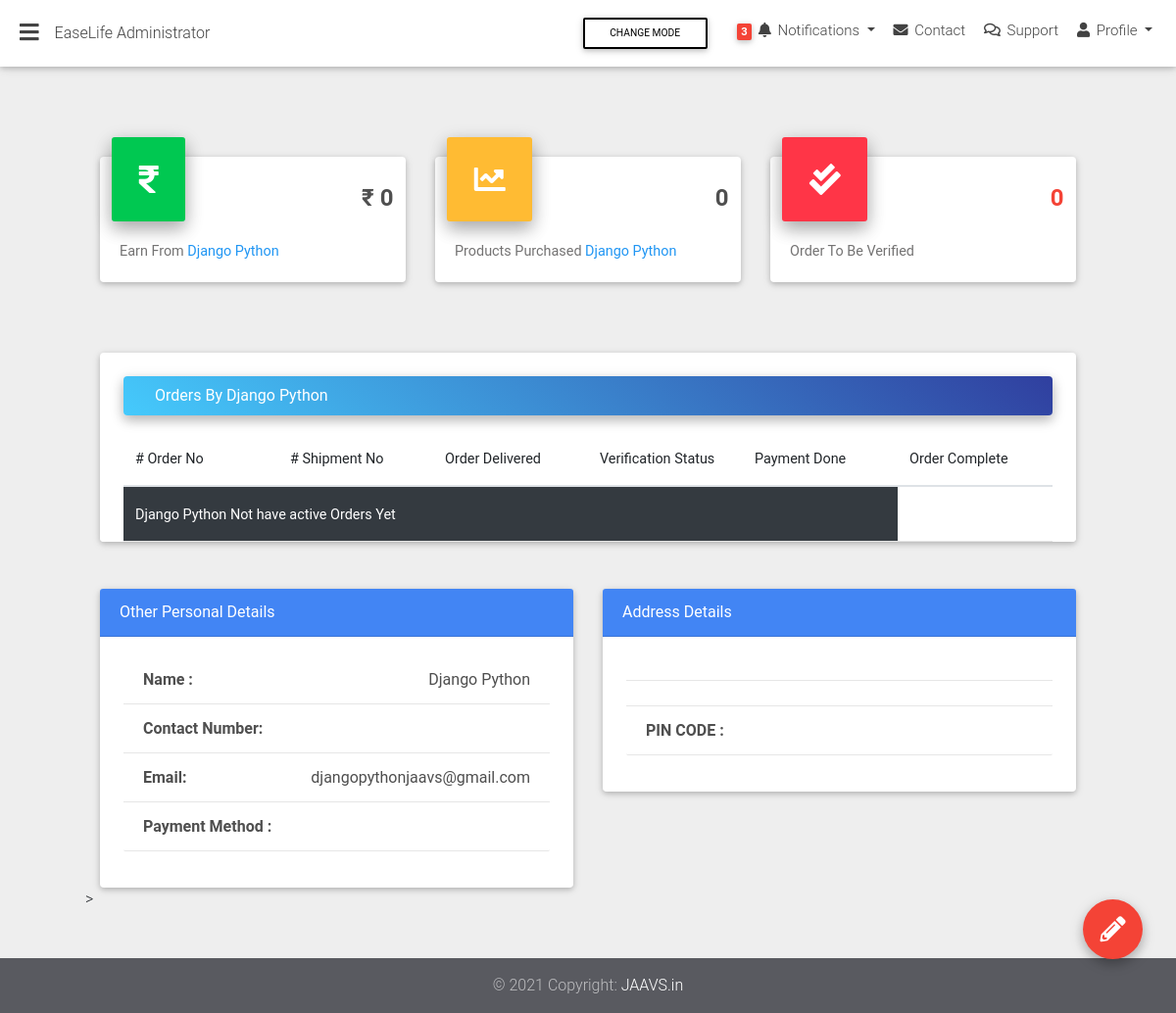
The page /easylife-admin/user-details/7/ on the database as committed earlier.
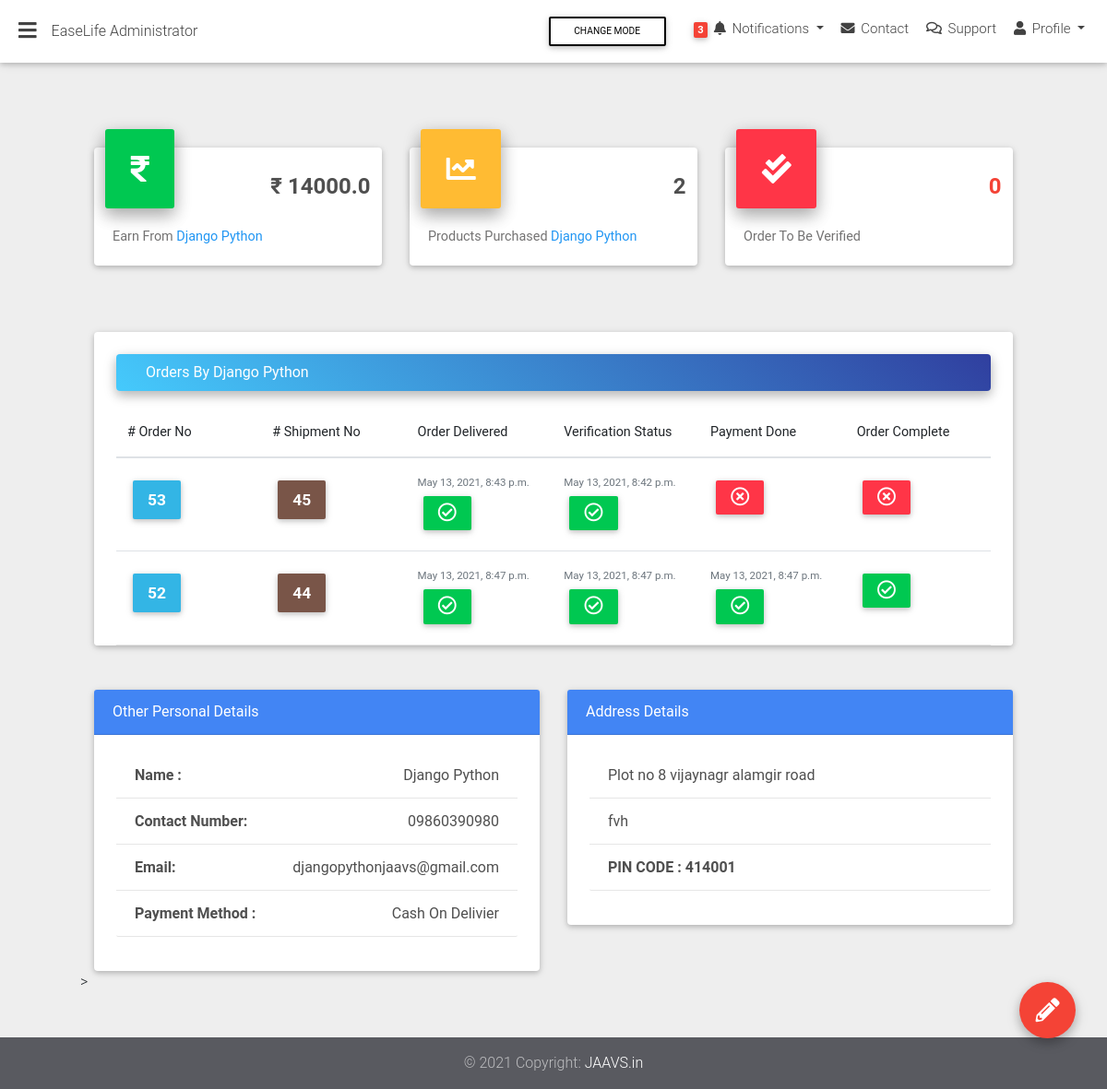
The same page on the database as committed later.
### base/models.py (models this page shows, shortened)
class ShippmentOrder(models.Model):
    user=models.ForeignKey(settings.AUTH_USER_MODEL,on_delete=models.CASCADE)
    order=models.ForeignKey('Order',on_delete=models.CASCADE)
    verify_order = models.BooleanField(default=False,blank=True)
    verify_done_date= models.DateTimeField(blank=True,null=True)
    delivered= models.BooleanField(default=False,blank=True)
    delivered_done_date= models.DateTimeField(blank=True,null=True)
    payment_done=models.BooleanField(default=False,blank=True)
    payment_done_date= models.DateTimeField(blank=True,null=True)
    report_spam=models.BooleanField(default=False,blank=True)
    description=models.TextField(max_length=250,blank=True)
    class Meta:
        verbose_name = "ShippmentOrder"
        verbose_name_plural = "ShippmentOrders"

class Order(models.Model):
    user = models.ForeignKey(settings.AUTH_USER_MODEL,on_delete=models.CASCADE)
    items =models.ManyToManyField(OrderItem)
    ordered = models.BooleanField(default=False)
    start_date =models.DateTimeField(auto_now_add=True)
    ordered_date = models.DateTimeField()
    billing_address=models.ForeignKey('BillingAddress',on_delete=models.SET_NULL,blank=True,null=True)
    def get_total(self):
        total=0
        for order_item in self.items.all():
            total +=order_item.get_final_price()
        return total

class BillingAddress(models.Model):
    user=models.ForeignKey(settings.AUTH_USER_MODEL,on_delete=models.CASCADE)
    city=models.CharField(max_length=20)
    phone_number=models.CharField(max_length=20)
    street_address=models.CharField(max_length=250)
    apartment_address=models.CharField(max_length=250)
    pin_code=models.CharField(max_length=10)
    payment_option = models.CharField(choices=PAYMENTS_CHOICES,max_length=1,default='S')
    class Meta:
        verbose_name = ("Billing Address")
        verbose_name_plural = ("Billing Adresss")

### easylife_admin/views.py (the view)
# urls.py: path('user-details/<pk>/', user_details, name='user_details'),
def user_details(request,pk):
	user=get_object_or_404(User,pk=pk)
	shippment_order_user= ShippmentOrder.objects.filter(user=user)
	earn_money=0
	item_purchased=0
	no_verified=ShippmentOrder.objects.filter(user=user,verify_order=False).count()
	for shippment_order in shippment_order_user.filter(verify_order=True,payment_done=True):
		earn_money+=shippment_order.order.get_total()
		item_purchased+=shippment_order.order.items.count()
	return render(request,'easylife_admin/user_detail_view.html',{
		'shippment_order_user':shippment_order_user[::-1],
		'user':user,'earn_money':earn_money,'item_purchased':item_purchased,'no_verified':no_verified,'last_order':shippment_order_user.last()})

### base/models.py (called while the page is built)
    def get_total_discount_price(self):
        return self.qauntity * self.item.discount_price

    def get_final_price(self):
        if self.item.discount_price:
            return self.get_total_discount_price()
        return self.get_total_item_price()

### templates/easylife_admin/user_detail_view.html (shortened to what this page needs)
{% extends "easylife_admin/admin_base.html" %}
{% load static %}
{% block content %}
    <div class="container-fluid">
      <section class="mt-md-4 pt-md-2 mb-5 pb-4">
        <div class="row">
          <div class="col-xl-4 col-md-6 mb-xl-0 mb-4">
            <div class="card card-cascade cascading-admin-card">
              <div class="admin-up">
                <i class="fas fa-rupee-sign success-color mr-3 z-depth-2"></i>
                <div class="data">
                  <h4 class="font-weight-bold dark-grey-text">₹ {{earn_money}}</h4>
                </div>
              </div>
              <div class="card-body card-body-cascade">
                <p class="card-text">Earn From <span class="blue-text">{{user.get_full_name}}</span></p>
              </div>
            </div>
          </div>
          <div class="col-xl-4 col-md-6 mb-xl-0 mb-4">
            <div class="card card-cascade cascading-admin-card">
              <div class="admin-up">
                <i class="fas fa-chart-line warning-color mr-3 z-depth-2"></i>
                <div class="data">
                  <h4 class="font-weight-bold dark-grey-text">{{item_purchased}}</h4>
                </div>
              </div>
              <div class="card-body card-body-cascade">
                <p class="card-text">Products Purchased <span class="blue-text">{{user.get_full_name}}</span></p>
              </div>
            </div>
          </div>
          <div class="col-xl-4 col-md-6 mb-md-0 mb-4">
            <div class="card card-cascade cascading-admin-card">
              <div class="admin-up">
                <i class="fas fa-check-double danger-color lighten-1 mr-3 z-depth-2"></i>
                <div class="data">
                  <h4 class="font-weight-bold danger-grey-text">
                    <span class="red-text">{{no_verified}}</span>
                  </h4>
                </div>
              </div>
              <div class="card-body card-body-cascade">
                <p class="card-text">Order To Be Verified</p>
              </div>
            </div>
          </div>
        </div>
      </section>
      <section class="mb-5">
        <div class="card card-cascade narrower">
          <section>
            <br>
            <div class="card card-cascade narrower z-depth-0">
              <div
                class="view view-cascade gradient-card-header blue-gradient narrower py-2 mx-4 mb-3 d-flex justify-content-between align-items-center">
                <a href="" class="white-text mx-3">Orders By {{ user.get_full_name }}</a>
              </div>
              <div class="px-4">
                <div class="table-responsive">
                  <table class="table table-hover mb-0">
                    <thead>
                      <tr>
                        <th class="th-lg"># Order No</th>
                        <th class="th-lg"># Shipment No</th>
                        <th class="th-lg">Order Delivered </th>
                        <th class="th-lg">Verification Status</th>
                        <th class="th-lg">Payment Done</th>
                        <th class="th-lg">Order Complete</th>
                      </tr>
                    </thead>
                    <tbody>
                      {% for row in shippment_order_user %}
                      <tr>
                        <td>
                       <a href="{% url 'easylife_admin:order-review' row.order.id row.id user.id %}" style="color:white">
                            <button type="button" class="btn btn-info btn-sm px-3">
                              <b style="font-size:170%">{{row.order.id}}</b>
                            </button>
                      </a>
                      </td>
                        <td>
                        <a href='{% url 'easylife_admin:order-review' row.order.id row.id user.id %}' style="color:white">
                            <button type="button" class="btn btn-brown waves-effect waves-light btn-sm px-3">
                              <b style="font-size:170%">{{row.id}}</b>
                            </button>
                      </a>
                      </td>
                        <td>
                                {% if  row.delivered %}
                                <p  class="fs-6 text-muted" style="font-size:80%;margin-bottom:0;">{{row.delivered_done_date}}</p>
                                  <button type="button" class="btn btn-success btn-sm px-3">
                                      <i class="far fa-check-circle fa-2x"></i>
                                      </button>
                                {% else %}
                                    <button type="button" class="btn btn-danger btn-sm px-3">
                                      <i class="far fa-times-circle fa-2x"></i>
                                    </button>
                                {% endif %}
                        </td>
                        <td>
                          {% if  row.verify_order %}
                          <p  class="fs-6 text-muted" style="font-size:80%;margin-bottom:0;">{{row.verify_done_date}}</p>
                          <button type="button" class="btn btn-success btn-sm px-3">
                              <i class="far fa-check-circle fa-2x"></i>
                            </button>
                          {% else %}
                                <button type="button" class="btn btn-danger btn-sm px-3">
                             <i class="far fa-times-circle fa-2x"></i>
                            </button>
                          {% endif %}
                      </td>
                        <td>
                         {% if  row.payment_done %}
                         <p  class="fs-6 text-muted" style="font-size:80%;margin-bottom:0;">{{row.payment_done_date}}</p>
                          <button type="button" class="btn btn-success btn-sm px-3">
                              <i class="far fa-check-circle fa-2x"></i>
                          {% else %}
                                <button type="button" class="btn btn-danger btn-sm px-3">
                             <i class="far fa-times-circle fa-2x"></i>
                            </button>
                          {% endif %}
                        </td>
                        <td>{% if  row.payment_done_date %}
                          <button type="button" class="btn btn-success btn-sm px-3">
                              <i class="far fa-check-circle fa-2x"></i>
                          {% else %}
                                <button type="button" class="btn btn-danger btn-sm px-3">
                             <i class="far fa-times-circle fa-2x"></i>
                          </button>
                          {% endif %}
                        </td>
                      </tr>
                      {% empty %}
                                   <tfoot class="table-dark">
                                      <tr>
                                        <th colspan="5">
                                          {{user.get_full_name}} Not have active Orders Yet
                                        </th>
                                      </tr>
                                    </tfoot>
                      {% endfor %}
                    </tbody>
                  </table>
                </div>
                <hr class="my-0">
              </div>
            </div>
          </section>
        </div>
      </section>
      <section class="mb-5">
        <div class="row">
          <div class="col-lg-6 col-md-12 mb-lg-0 mb-4">
            <div class="card">
              <div class="card-header white-text primary-color">
                Other  Personal Details
              </div>
              <div class="card-body text-center px-4 mb-3">
                <div class="list-group list-panel">
                  <span  class="list-group-item d-flex justify-content-between dark-grey-text">
                    <span class="float-left" style="font-weight: bold">Name :</span>{{user.get_full_name}}
                  </span>
                  <span  class="list-group-item d-flex justify-content-between dark-grey-text">
                    <span class="float-left" style="font-weight: bold">Contact Number:</span>{{last_order.order.billing_address.phone_number}}
                  </span>
                  <span  class="list-group-item d-flex justify-content-between dark-grey-text">
                    <span class="float-left" style="font-weight: bold">Email:</span>{{user.email}}
                  </span>
                  <span  class="list-group-item d-flex justify-content-between dark-grey-text">
                    <span class="float-left" style="font-weight: bold">Payment Method :</span>{{last_order.order.billing_address.get_payment_option_display}}
                  </span>
                </div>
              </div>
            </div>
          </div>
          <div class="col-lg-6 col-md-12 mb-lg-0 mb-4">
            <div class="card">
              <div class="card-header white-text primary-color">
                Address Details
              </div>
              <div class="card-body text-center px-4 mb-3">
                <div class="list-group list-panel">
                  <span  class="list-group-item d-flex justify-content-between dark-grey-text">
                    {{last_order.order.billing_address.street_address}}
                  </span>
                     <span  class="list-group-item d-flex justify-content-between dark-grey-text">
                    {{last_order.order.billing_address.apartment_address}}
                  </span>
                    <span  class="list-group-item d-flex justify-content-between dark-grey-text">
                    <span class="float-left" style="font-weight: bold">PIN CODE  : {{last_order.order.billing_address.pin_code}}</span>
                  </span>
                </div>
              </div>
            </div>
          </div>>
        </div>
      </section>
    </div>
{% endblock content %}

### templates/easylife_admin/admin_base.html (shortened to what this page needs)
{% load static %}
<!DOCTYPE html>
<html lang="en">
<head>
  <link rel="stylesheet" href="https://use.fontawesome.com/releases/v5.11.2/css/all.css">
  <link rel="stylesheet" href="{% static 'easylife_admin_static/css/bootstrap.min.css' %}">
  <link rel="stylesheet" href="{% static 'easylife_admin_static/css/mdb.min.css' %}">
</head>
<body class="fixed-sn white-skin">
  <header>
    {% include "easylife_admin/admin_navi.html" %}
  </header>
  <main style="padding-top: 0.5rem;">
     <div class="container-fluid">
      {% block content %}
      {% endblock content %}
     </div>
  </main>
  {% include "easylife_admin/admin_footer.html" %}
</body>
</html>

### templates/easylife_admin/admin_side_navi.html (shortened to what this page needs)
{% load static %}

### templates/easylife_admin/admin_navi.html (shortened to what this page needs)
    <nav class="navbar fixed-top navbar-expand-lg scrolling-navbar double-nav">
      <div class="float-left">
        <a href="#" data-activates="slide-out" class="button-collapse"><i class="fas fa-bars"></i></a>
      </div>
      <div class="breadcrumb-dn mr-auto">
        <p>EaseLife Administrator</p>
      </div>
      <div class="d-flex change-mode">
        <div class="ml-auto mb-0 mr-3 change-mode-wrapper">
          <button class="btn btn-outline-black btn-sm" id="dark-mode">Change Mode</button>
        </div>
        <ul class="nav navbar-nav nav-flex-icons ml-auto">
          <li class="nav-item dropdown notifications-nav">
            <a class="nav-link dropdown-toggle waves-effect" id="navbarDropdownMenuLink" data-toggle="dropdown"
              aria-haspopup="true" aria-expanded="false">
              <span class="badge red">3</span> <i class="fas fa-bell"></i>
              <span class="d-none d-md-inline-block">Notifications</span>
            </a>
          </li>
          <li class="nav-item">
            <a class="nav-link waves-effect"><i class="fas fa-envelope"></i> <span
                class="clearfix d-none d-sm-inline-block">Contact</span></a>
          </li>
          <li class="nav-item">
            <a class="nav-link waves-effect"><i class="far fa-comments"></i> <span
                class="clearfix d-none d-sm-inline-block">Support</span></a>
          </li>
          <li class="nav-item dropdown">
            <a class="nav-link dropdown-toggle waves-effect" href="#" id="userDropdown" data-toggle="dropdown"
              aria-haspopup="true" aria-expanded="false">
              <i class="fas fa-user"></i> <span class="clearfix d-none d-sm-inline-block">Profile</span>
            </a>
          </li>
        </ul>
      </div>
    </nav>
    <div class="fixed-action-btn clearfix d-none d-xl-block" style="bottom: 45px; right: 24px;">
      <a class="btn-floating btn-lg red">
        <i class="fas fa-pencil-alt"></i>
      </a>
      <ul class="list-unstyled">
        <li><a class="btn-floating red" href="{% url "easylife_admin:add_items" %}"></a></li>
        <li><a class="btn-floating yellow darken-1" href="{% url "easylife_admin:all_user_details" %}"></a></li>
        <li><a class="btn-floating green" href="{% url "easylife_admin:all_items" %}"></a></li>
      </ul>
    </div>

### templates/easylife_admin/admin_footer.html
  <footer class="page-footer pt-0 mt-5 rgba-stylish-light">
    <div class="footer-copyright py-3 text-center">
      <div class="container-fluid">
        © 2021 Copyright: <a href="https://jaavs.in/" target="_blank"> JAAVS.in </a>
      </div>
    </div>
  </footer>

Rows that differ between the two databases and show on the page:
added ShippmentOrder: order.id "53", id "45", delivered_done_date "May 13, 2021, 8:43 p.m.", verify_done_date "May 13, 2021, 8:42 p.m.", payment_done False (drawn), order.billing_address.phone_number "09860390980", order.billing_address.payment_option "Cash On Delivier", order.billing_address.street_address "Plot no 8 vijaynagr alamgir road", order.billing_address.apartment_address "fvh", order.billing_address.pin_code "414001"
added ShippmentOrder: order.id "52", id "44", delivered_done_date "May 13, 2021, 8:47 p.m.", verify_done_date "May 13, 2021, 8:47 p.m.", payment_done_date "May 13, 2021, 8:47 p.m."
Other text that changed with them:
{{ earn_money }}: "0" → "14000.0"
{{ item_purchased }}: "0" → "2"
{{ user.get_full_name }}: "Django Python" → (not shown)
text no longer shown: "Not have active Orders Yet"
